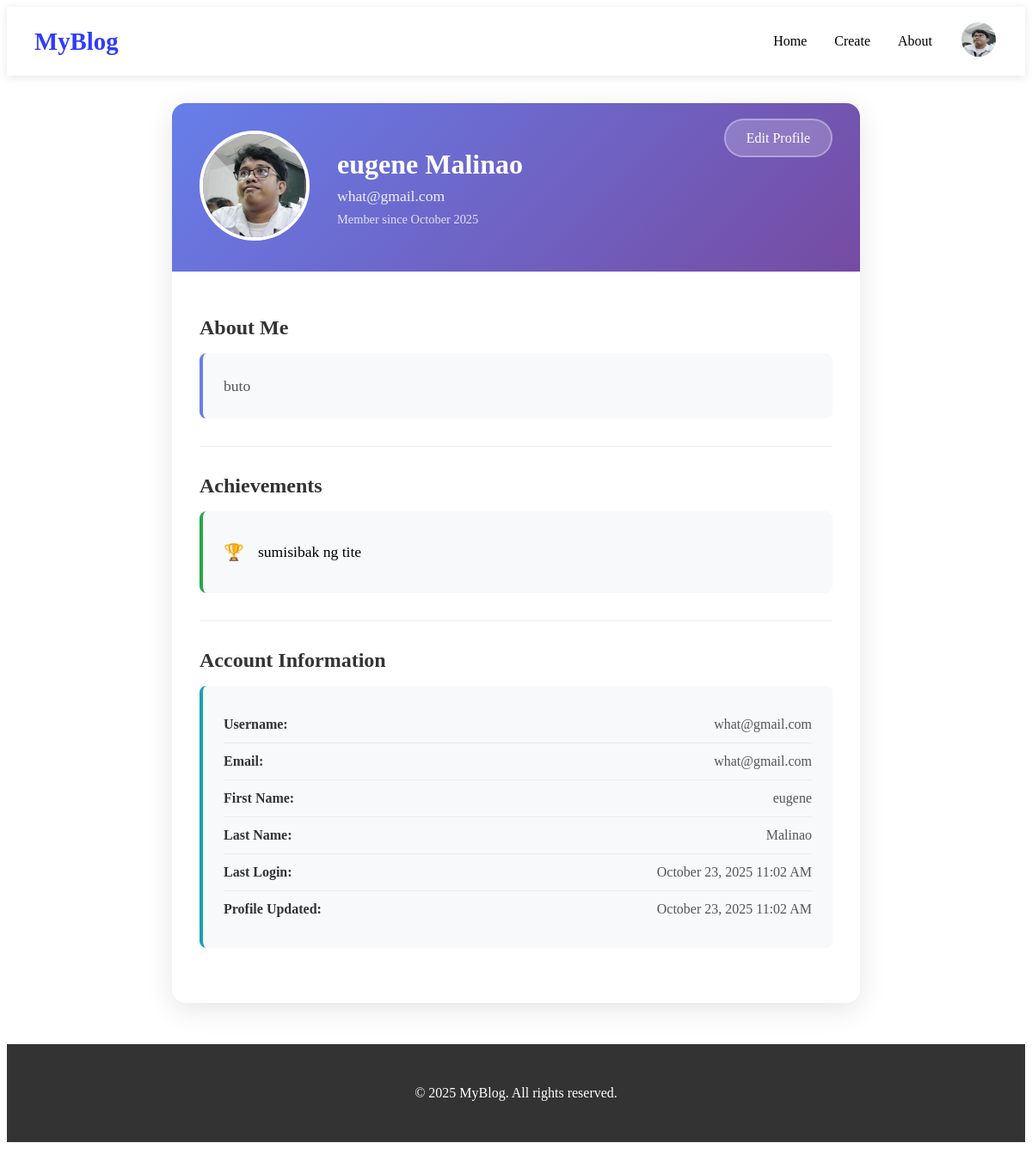
The app's page /profile/ (signed in) with its own data.
### app/models.py (models this page shows, shortened)
class UserProfile(models.Model):
    user = models.OneToOneField(User, on_delete=models.CASCADE)
    bio = models.TextField(max_length=500, blank=True, null=True)
    profile_picture = models.ImageField(upload_to='profile_pics/', blank=True, null=True)
    achievements = models.TextField(max_length=1000, blank=True, null=True, help_text="List your achievements, separated by commas")
    created_at = models.DateTimeField(auto_now_add=True)
    updated_at = models.DateTimeField(auto_now=True)
    @property
    def achievement_list(self):
        if self.achievements:
            return [achievement.strip() for achievement in self.achievements.split(',') if achievement.strip()]
        return []

### app/views.py (the view)
# urls.py: path('profile/', views.profile_view, name='profile'),
@login_required
def profile_view(request):
    try:
        profile = request.user.userprofile
    except UserProfile.DoesNotExist:
        profile = UserProfile.objects.create(user=request.user)
    context = {
        'user': request.user,
        'profile': profile,
    }
    return render(request, 'profile.html', context)

### templates/profile.html (shortened to what this page needs)
<!DOCTYPE html>
<html lang="en">
<head>
  {% load static %}
  <link rel="stylesheet" href="{% static 'profile.css' %}">
</head>
<body>
  <header>
    <a href="{% url 'signedhome' %}" class="logo">MyBlog</a>
    <nav>
      <a href="{% url 'signedhome' %}">Home</a>
      <a href="{% url 'newblog' %}">Create</a>
      <a href="#">About</a>
      <div class="profile-container">
        {% if profile.profile_picture %}
          <img src="{{ profile.profile_picture.url }}" alt="Profile" class="profile-pic" id="profilePic">
        {% else %}
          <img src="{% static 'image/eugene.jpeg' %}" alt="Profile" class="profile-pic" id="profilePic">
        {% endif %}
      </div>
    </nav>
  </header>
  <div class="profile-container-main">
    <div class="profile-card">
      <div class="profile-header">
        <div class="profile-picture-section">
          {% if profile.profile_picture %}
            <img src="{{ profile.profile_picture.url }}" alt="Profile Picture" class="profile-picture-large">
          {% else %}
            <img src="{% static 'image/eugene.jpeg' %}" alt="Profile Picture" class="profile-picture-large">
          {% endif %}
        </div>
        <div class="profile-info">
          <h1 class="profile-name">{{ user.first_name }} {{ user.last_name }}</h1>
          <p class="profile-email">{{ user.email }}</p>
          <p class="profile-join-date">Member since {{ profile.created_at|date:"F Y" }}</p>
        </div>
        <div class="profile-actions">
          <a href="{% url 'edit_profile' %}" class="edit-btn">Edit Profile</a>
        </div>
      </div>
      <div class="profile-content">
        <div class="profile-section">
          <h2>About Me</h2>
          <div class="bio-section">
            {% if profile.bio %}
              <p class="bio-text">{{ profile.bio }}</p>
            {% else %}
              <p class="bio-placeholder">No bio added yet. <a href="{% url 'edit_profile' %}">Add one now!</a></p>
            {% endif %}
          </div>
        </div>
        <div class="profile-section">
          <h2>Achievements</h2>
          <div class="achievements-section">
            {% if profile.achievement_list %}
              <ul class="achievements-list">
                {% for achievement in profile.achievement_list %}
                  <li class="achievement-item">
                    <span class="achievement-icon">🏆</span>
                    {{ achievement }}
                  </li>
                {% endfor %}
              </ul>
            {% else %}
              <p class="achievements-placeholder">No achievements added yet. <a href="{% url 'edit_profile' %}">Add some!</a></p>
            {% endif %}
          </div>
        </div>
        <div class="profile-section">
          <h2>Account Information</h2>
          <div class="account-info">
            <div class="info-item">
              <span class="info-label">Username:</span>
              <span class="info-value">{{ user.username }}</span>
            </div>
            <div class="info-item">
              <span class="info-label">Email:</span>
              <span class="info-value">{{ user.email }}</span>
            </div>
            <div class="info-item">
              <span class="info-label">First Name:</span>
              <span class="info-value">{{ user.first_name|default:"Not set" }}</span>
            </div>
            <div class="info-item">
              <span class="info-label">Last Name:</span>
              <span class="info-value">{{ user.last_name|default:"Not set" }}</span>
            </div>
            <div class="info-item">
              <span class="info-label">Last Login:</span>
              <span class="info-value">{{ user.last_login|date:"F d, Y g:i A"|default:"Never" }}</span>
            </div>
            <div class="info-item">
              <span class="info-label">Profile Updated:</span>
              <span class="info-value">{{ profile.updated_at|date:"F d, Y g:i A" }}</span>
            </div>
          </div>
        </div>
      </div>
    </div>
  </div>
  <footer>
    <p>© 2025 MyBlog. All rights reserved.</p>
  </footer>
</body>
</html>

### app/static/profile.css (style rules this page uses)
header { background: linear-gradient(135deg, #ffffff 0%, #ffffff 100%); color: white; padding: 1rem 2rem; display: flex; justify-content: space-between; align-items: center; box-shadow: 0 2px 10px rgba(0,0,0,0.1); }
.logo { font-size: 1.8rem; font-weight: bold; text-decoration: none; color: rgb(47, 60, 252); }
nav { display: flex; align-items: center; gap: 2rem; }
nav a { color: rgb(0, 0, 0); text-decoration: none; font-weight: 500; transition: color 0.3s ease; }
.profile-container { position: relative; }
.profile-pic { width: 40px; height: 40px; border-radius: 50%; cursor: pointer; border: 2px solid white; transition: transform 0.3s ease; }
.profile-container-main { max-width: 800px; margin: 2rem auto; padding: 0 1rem; }
.profile-card { background: white; border-radius: 16px; box-shadow: 0 8px 32px rgba(0,0,0,0.1); overflow: hidden; }
.profile-header { background: linear-gradient(135deg, #667eea 0%, #764ba2 100%); color: white; padding: 2rem; display: flex; align-items: center; gap: 2rem; position: relative; }
.profile-picture-section { flex-shrink: 0; }
.profile-picture-large { width: 120px; height: 120px; border-radius: 50%; border: 4px solid white; object-fit: cover; }
.profile-info { flex: 1; }
.profile-name { font-size: 2rem; font-weight: bold; margin: 0 0 0.5rem 0; }
.profile-email { font-size: 1.1rem; opacity: 0.9; margin: 0 0 0.5rem 0; }
.profile-join-date { font-size: 0.9rem; opacity: 0.8; margin: 0; }
.profile-actions { position: absolute; top: 2rem; right: 2rem; }
.edit-btn, .back-btn { background: rgba(255,255,255,0.2); color: white; padding: 0.75rem 1.5rem; border-radius: 25px; text-decoration: none; font-weight: 500; transition: all 0.3s ease; border: 2px solid rgba(255,255,255,0.3); }
.profile-content { padding: 2rem; }
.profile-section { margin-bottom: 2rem; padding-bottom: 2rem; border-bottom: 1px solid #e9ecef; }
.profile-section:last-child { border-bottom: none; margin-bottom: 0; }
.profile-section h2 { color: #333; font-size: 1.5rem; margin-bottom: 1rem; display: flex; align-items: center; gap: 0.5rem; }
.bio-section { background: #f8f9fa; padding: 1.5rem; border-radius: 8px; border-left: 4px solid #667eea; }
.bio-text { font-size: 1.1rem; line-height: 1.6; margin: 0; color: #555; }
.achievements-section { background: #f8f9fa; padding: 1.5rem; border-radius: 8px; border-left: 4px solid #28a745; }
.achievements-list { list-style: none; padding: 0; margin: 0; }
.achievement-item { display: flex; align-items: center; gap: 1rem; padding: 0.75rem 0; border-bottom: 1px solid #e9ecef; font-size: 1.1rem; }
.achievement-item:last-child { border-bottom: none; }
.achievement-icon { font-size: 1.2rem; }
.account-info { background: #f8f9fa; padding: 1.5rem; border-radius: 8px; border-left: 4px solid #17a2b8; }
.info-item { display: flex; justify-content: space-between; align-items: center; padding: 0.75rem 0; border-bottom: 1px solid #e9ecef; }
.info-item:last-child { border-bottom: none; }
.info-label { font-weight: 600; color: #333; min-width: 120px; }
.info-value { color: #555; text-align: right; flex: 1; }
footer { background: #333; color: white; text-align: center; padding: 2rem; margin-top: 3rem; }

### records on screen
UserProfile: created_at "October 2025", bio "buto", achievement_list "sumisibak ng tite", updated_at "October 23, 2025 11:02 AM"

### other values on screen
{{ user.first_name }} "eugene"
{{ user.last_name }} "Malinao"
{{ user.email }} "what@gmail.com"
{{ user.username }} "what@gmail.com"
{{ user.first_name|default:"Not set" }} "eugene"
{{ user.last_name|default:"Not set" }} "Malinao"
{{ user.last_login|date:"F d, Y g:i A"|default:"Never" }} "October 23, 2025 11:02 AM"
